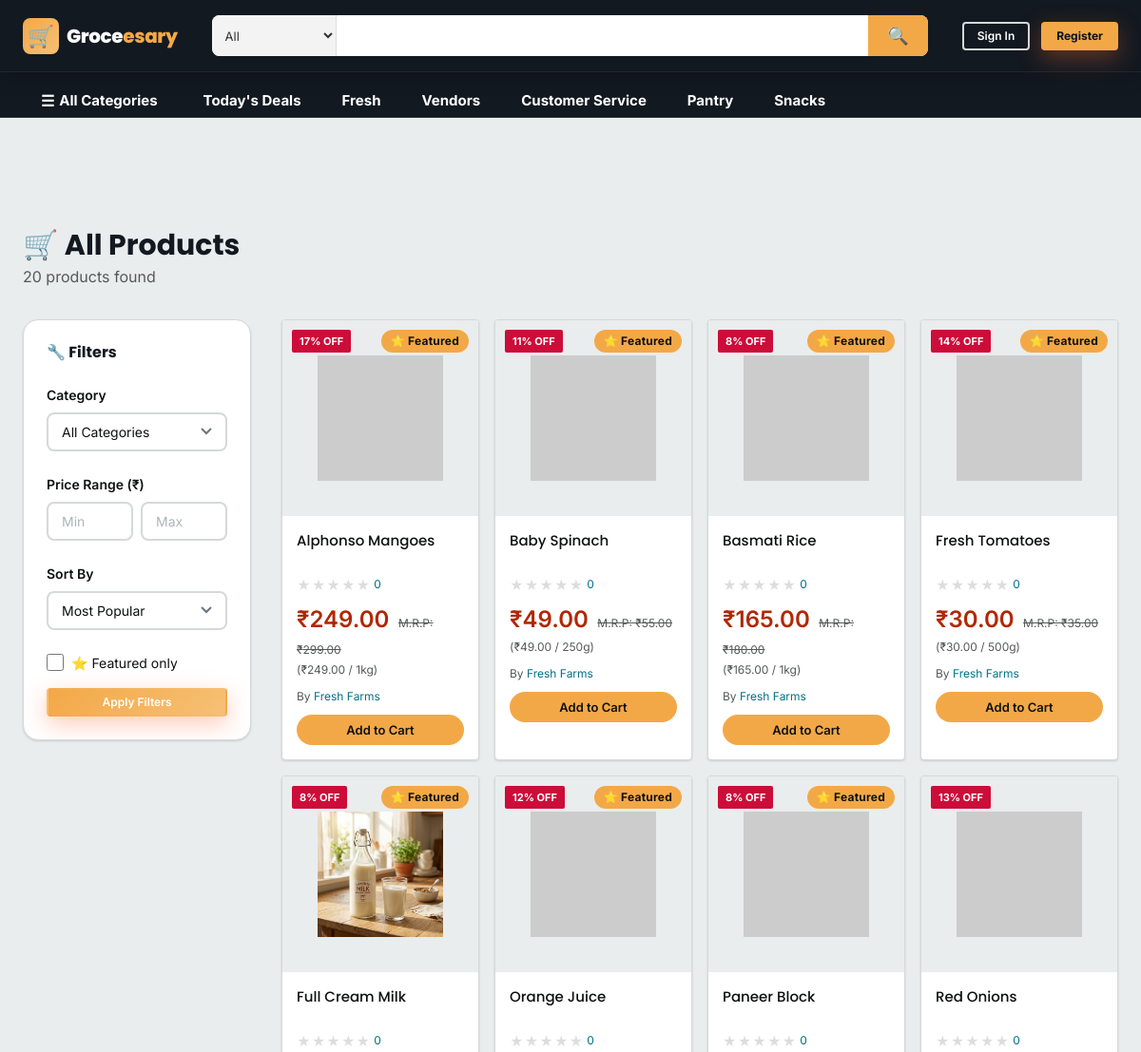
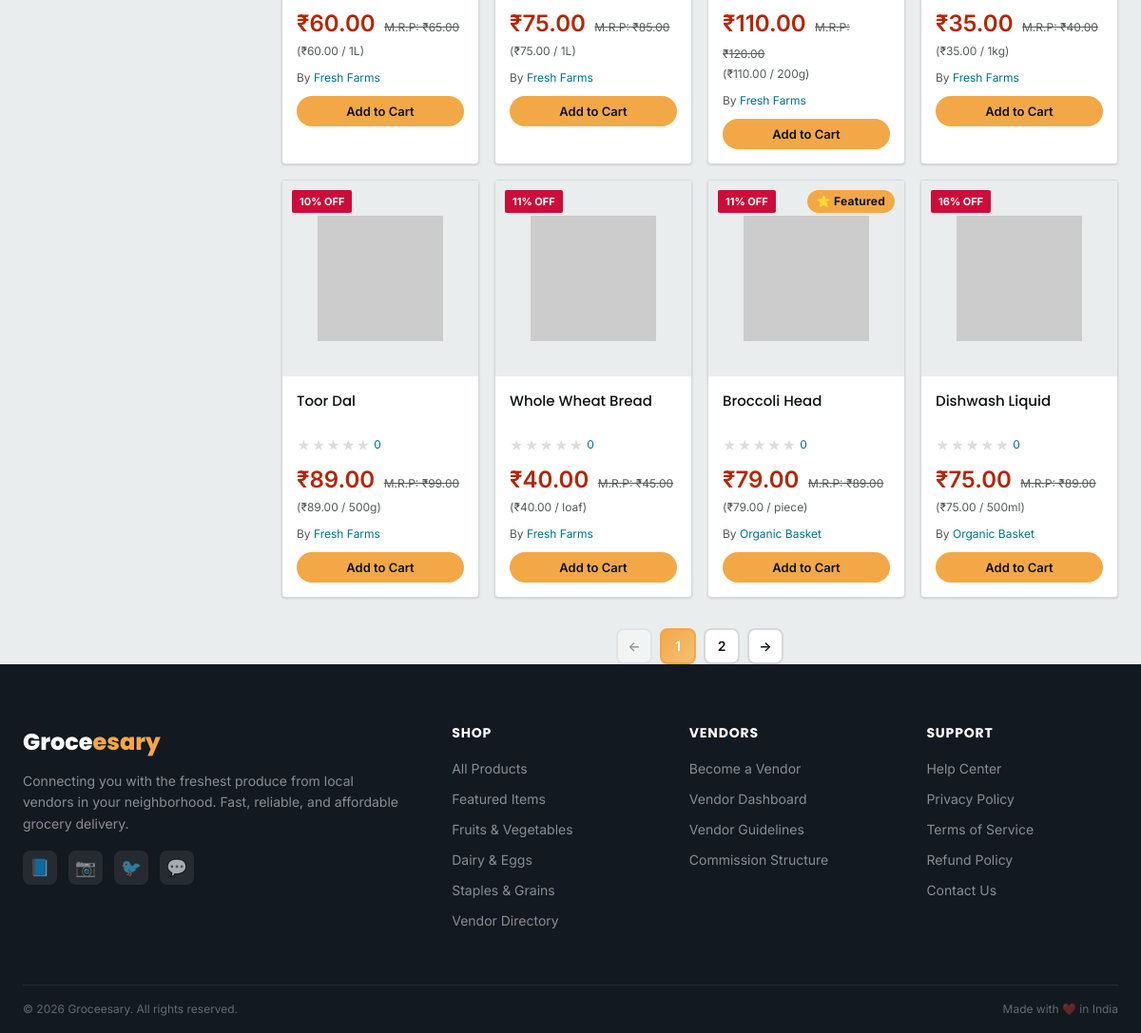
The app's page /pages/customer/browse.php with its own data (2 pictures, top to bottom).
### tables this page shows
CREATE TABLE IF NOT EXISTS `products` (
  `id`             INT UNSIGNED AUTO_INCREMENT PRIMARY KEY,
  `vendor_id`      INT UNSIGNED NOT NULL,
  `category_id`    INT UNSIGNED NOT NULL,
  `name`           VARCHAR(200) NOT NULL,
  `slug`           VARCHAR(220) NOT NULL,
  `description`    TEXT,
  `price`          DECIMAL(10,2) NOT NULL,
  `discount_price` DECIMAL(10,2) DEFAULT NULL,
  `unit`           VARCHAR(30) DEFAULT 'piece',
  `stock`          INT NOT NULL DEFAULT 0,
  `images`         JSON DEFAULT NULL,
  `is_active`      TINYINT(1) NOT NULL DEFAULT 1,
  `is_featured`    TINYINT(1) NOT NULL DEFAULT 0,
  `is_flagged`     TINYINT(1) NOT NULL DEFAULT 0,
  `views`          INT UNSIGNED NOT NULL DEFAULT 0,
  `avg_rating`     DECIMAL(3,2) NOT NULL DEFAULT 0.00,
  `total_reviews`  INT UNSIGNED NOT NULL DEFAULT 0,
  `weight`         DECIMAL(8,3) DEFAULT NULL,
  `tags`           VARCHAR(500) DEFAULT NULL,
  `created_at`     DATETIME NOT NULL DEFAULT CURRENT_TIMESTAMP,
  `updated_at`     DATETIME NOT NULL DEFAULT CURRENT_TIMESTAMP ON UPDATE CURRENT_TIMESTAMP,
  FOREIGN KEY (`vendor_id`) REFERENCES `vendors`(`id`) ON DELETE CASCADE,
  FOREIGN KEY (`category_id`) REFERENCES `categories`(`id`) ON DELETE RESTRICT,
  UNIQUE KEY `uniq_vendor_slug` (`vendor_id`, `slug`),
  INDEX `idx_category` (`category_id`),
  INDEX `idx_is_active` (`is_active`),
  INDEX `idx_is_featured` (`is_featured`),
  FULLTEXT INDEX `ft_search` (`name`, `description`, `tags`)
);

CREATE TABLE IF NOT EXISTS `vendors` (
  `id`                  INT UNSIGNED AUTO_INCREMENT PRIMARY KEY,
  `user_id`             INT UNSIGNED NOT NULL UNIQUE,
  `shop_name`           VARCHAR(150) NOT NULL,
  `shop_description`    TEXT,
  `shop_address`        TEXT,
  `city`                VARCHAR(100),
  `state`               VARCHAR(100),
  `pincode`             VARCHAR(10),
  `shop_logo`           VARCHAR(255) DEFAULT NULL,
  `shop_banner`         VARCHAR(255) DEFAULT NULL,
  `aadhar_no`           VARCHAR(20) DEFAULT NULL,
  `pan_no`              VARCHAR(20) DEFAULT NULL,
  `bank_account`        VARCHAR(30) DEFAULT NULL,
  `bank_ifsc`           VARCHAR(15) DEFAULT NULL,
  `bank_name`           VARCHAR(100) DEFAULT NULL,
  `aadhar_doc`          VARCHAR(255) DEFAULT NULL,
  `pan_doc`             VARCHAR(255) DEFAULT NULL,
  `verification_status` ENUM('pending','approved','rejected','suspended') NOT NULL DEFAULT 'pending',
  `kyc_status`          ENUM('pending','submitted','approved','rejected') NOT NULL DEFAULT 'pending',
  `kyc_notes`           TEXT DEFAULT NULL,
  `commission_rate`     DECIMAL(5,2) NOT NULL DEFAULT 10.00,
  `total_sales`         DECIMAL(12,2) NOT NULL DEFAULT 0.00,
  `avg_rating`          DECIMAL(3,2) NOT NULL DEFAULT 0.00,
  `total_reviews`       INT UNSIGNED NOT NULL DEFAULT 0,
  `delivery_time`       VARCHAR(50) DEFAULT '30-60 min',
  `min_order_amount`    DECIMAL(10,2) NOT NULL DEFAULT 0.00,
  `created_at`          DATETIME NOT NULL DEFAULT CURRENT_TIMESTAMP,
  `updated_at`          DATETIME NOT NULL DEFAULT CURRENT_TIMESTAMP ON UPDATE CURRENT_TIMESTAMP,
  FOREIGN KEY (`user_id`) REFERENCES `users`(`id`) ON DELETE CASCADE,
  INDEX `idx_verification` (`verification_status`),
  INDEX `idx_city` (`city`)
);

### config/database.php (called while the page is built, shortened)
<?php
class Database {
    private static ?Database $instance = null;
    private ?PDO $conn = null;
    private function __construct() {
        try {
            if (defined('DB_TYPE') && DB_TYPE === 'sqlite') {
                $dbPath = defined('DB_PATH') ? DB_PATH : __DIR__ . '/../database/groceesary.sqlite';
                $dbDir = dirname($dbPath);
                if (!is_dir($dbDir)) @mkdir($dbDir, 0777, true);
                $this->conn = new PDO("sqlite:$dbPath");
                $this->conn->setAttribute(PDO::ATTR_ERRMODE, PDO::ERRMODE_EXCEPTION);
            } else {
                $dsn = "mysql:host=" . DB_HOST . ";dbname=" . DB_NAME . ";charset=" . DB_CHARSET;
                $this->conn = new PDO($dsn, DB_USER, DB_PASSWORD, [
                    PDO::ATTR_ERRMODE => PDO::ERRMODE_EXCEPTION,
                    PDO::ATTR_DEFAULT_FETCH_MODE => PDO::FETCH_ASSOC,
                    PDO::ATTR_EMULATE_PREPARES => false,
                ]);
            }
        } catch (PDOException $e) {
            if (defined('DEBUG_MODE') && DEBUG_MODE) {
                die('<h3>DB Connection Error: ' . $e->getMessage() . '</h3>');
            }
            die('Service temporarily unavailable.');
        }
    }
    public static function getInstance(): Database {
        if (self::$instance === null) {
            self::$instance = new Database();
        }
        return self::$instance;
    }
    public function query(string $sql): array {
        try {
            $stmt = $this->conn->query($sql);
            return $stmt->fetchAll(PDO::FETCH_ASSOC);
        } catch (PDOException $e) {
            $this->logError($e->getMessage(), $sql);
            return [];
        }
    }
    public function queryOne(string $sql): ?array {
        $rows = $this->query($sql);
        return $rows[0] ?? null;
    }
}
?>

### templates/components/product_card.php (the view, shortened to what this page needs)
<?php
$base = BASE_URL;
$pid = (int) $product['id'];
$name = htmlspecialchars($product['name']);
$price = (float) $product['price'];
$discount = !empty($product['discount_price']) ? (float) $product['discount_price'] : null;
$display_price = $discount ?? $price;
$saving = $discount ? round((($price - $discount) / $price) * 100) : 0;
$rating = (float) ($product['avg_rating'] ?? 0);
$reviews = (int) ($product['total_reviews'] ?? 0);
$unit = htmlspecialchars($product['unit'] ?? 'piece');
$stock = (int) ($product['stock'] ?? 0);
$is_out = $stock <= 0;
$images = json_decode($product['images'] ?? '[]', true);
$thumb = !empty($images[0]) ? $base . '/' . $images[0] : 'https://placehold.co/280x280/f0f0f0/999?text=Product+Image';
if ($product['slug'] === 'fresh-tomatoes') $thumb = $base . '/assets/images/products/tomatoes.png';
if ($product['slug'] === 'full-cream-milk') $thumb = $base . '/assets/images/products/milk.png';
$slug_link = $base . '/pages/customer/product_detail.php?id=' . $pid;
?>
<div class="product-card card" id="product-card-<?= $pid ?>" style="border-radius:4px;border:1px solid var(--color-border);overflow:hidden;position:relative">
  <a href="<?= $slug_link ?>" class="product-img-wrap" style="position:relative;padding:15px">
    <img src="<?= $thumb ?>" alt="<?= $name ?>" class="card-img product-thumb"
      onerror="this.src='https://placehold.co/280x280/f0f0f0/999?text=Image'" loading="lazy" style="max-height:100%;max-width:100%;object-fit:contain">
    <?php if ($saving > 0): ?>
      <span class="deal-badge" style="position:absolute;top:10px;left:10px;margin:0;border-radius:2px"><?= $saving ?>% OFF</span>
    <?php endif; ?>
    <?php if (!empty($product['is_featured'])): ?>
      <span class="badge badge-warning" style="position:absolute;top:10px;right:10px;background:var(--color-primary);color:#0f1111;font-weight:700">⭐ Featured</span>
    <?php endif; ?>
  </a>
  <div class="card-body" style="padding:15px">
    <a href="<?= $slug_link ?>" style="text-decoration:none">
      <h3 class="card-title" style="font-size:15px;line-height:1.4;margin-bottom:5px;font-weight:500;color:#0f1111;display:-webkit-box;-webkit-line-clamp:2;-webkit-box-orient:vertical;overflow:hidden;text-overflow:ellipsis;min-height:42px">
        <?= $name ?>
      </h3>
    </a>
    <div class="flex items-center gap-1 mb-2">
      <div class="stars" style="color:#ffa41c">
        <?php for ($i = 1; $i <= 5; $i++): ?>
          <span class="<?= $i <= round($rating) ? '' : 'star-empty' ?>" style="<?= $i > round($rating) ? 'color:#ddd' : '' ?>">★</span>
        <?php endfor; ?>
      </div>
      <span class="text-xs" style="color:#007185"><?= $reviews ?></span>
    </div>
    <div style="margin-bottom:10px">
      <span style="font-size:24px;font-weight:600;color:#B12704">₹<?= number_format($display_price, 2) ?></span>
      <?php if ($discount): ?>
        <span class="text-xs" style="color:#565959;text-decoration:line-through;margin-left:5px">M.R.P: ₹<?= number_format($price, 2) ?></span>
      <?php endif; ?>
      <div style="font-size:12px;color:#565959;margin-top:2px">(₹<?= number_format($display_price, 2) ?> / <?= $unit ?>)</div>
    </div>
    <?php if (!empty($product['shop_name'])): ?>
      <div style="font-size:12px;color:#565959;margin-bottom:10px">By <span style="color:#007185"><?= htmlspecialchars($product['shop_name']) ?></span></div>
    <?php endif; ?>
    <?php if (!$is_out): ?>
      <div class="inline-cart-add">
        <button class="inline-add-btn" data-add-cart="<?= $pid ?>" id="add-cart-<?= $pid ?>">Add to Cart</button>
      </div>
    <?php else: ?>
       <div class="inline-cart-add" style="visibility:hidden">
         <button class="inline-add-btn">Add to Cart</button>
       </div>
    <?php endif; ?>
  </div>
</div>

### pages/customer/browse.php (shortened to what this page needs)
<?php
require_once '../../config/database.php';
$db = Database::getInstance();
$q          = trim($_GET['q']        ?? '');
$cat_id     = (int)($_GET['category'] ?? 0);
$sort       = $_GET['sort']           ?? 'popular';
$min_price  = (float)($_GET['min_price'] ?? 0);
$max_price  = (float)($_GET['max_price'] ?? 0);
$featured   = isset($_GET['featured']) ? 1 : 0;
$page       = max(1, (int)($_GET['page'] ?? 1));
$per_page   = ITEMS_PER_PAGE;
$offset     = ($page - 1) * $per_page;
$where = "p.is_active=1 AND v.verification_status='approved'";
$types = ''; $params = [];
$order_map = ['popular'=>'p.views DESC','newest'=>'p.created_at DESC','price_asc'=>'COALESCE(p.discount_price,p.price) ASC','price_desc'=>'COALESCE(p.discount_price,p.price) DESC','rating'=>'p.avg_rating DESC'];
$order_sql = $order_map[$sort] ?? 'p.views DESC';
$sql_base = "FROM products p JOIN vendors v ON v.id=p.vendor_id JOIN categories c ON c.id=p.category_id WHERE $where";
if ($types) {
    $count_row = $db->prepareOne("SELECT COUNT(*) AS cnt $sql_base", $types, ...$params);
} else {
    $count_row = $db->queryOne("SELECT COUNT(*) AS cnt $sql_base");
}
$total_count = (int)($count_row['cnt'] ?? 0);
$select = "SELECT p.*, v.shop_name, c.name AS category_name $sql_base ORDER BY $order_sql LIMIT $per_page OFFSET $offset";
if ($types) {
    $products = $db->prepare($select, $types, ...$params);
} else {
    $products = $db->query($select);
}
require_once '../../templates/layouts/header.php';
require_once '../../templates/layouts/navbar.php';
?>
<div class="page-content" style="background:var(--color-bg);min-height:100vh">
  <div class="container" style="padding-top:var(--space-7)">
    <div class="flex items-center justify-between mb-6 flex-wrap gap-4">
      <div>
        <h1 style="font-size:var(--text-3xl)">
          <?= $q ? '🔍 Results for "' . htmlspecialchars($q) . '"' : ($cat_id ? '🧺 Browse Products' : '🛒 All Products') ?>
        </h1>
        <p class="text-muted"><?= number_format($total_count) ?> product<?= $total_count != 1 ? 's' : '' ?> found</p>
      </div>
    </div>
    <div style="display:grid;grid-template-columns:240px 1fr;gap:var(--space-6)">
      <aside class="hide-mobile">
        <div class="card p-5" style="position:sticky;top:88px">
          <h3 style="font-size:var(--text-base);margin-bottom:var(--space-5)">🔧 Filters</h3>
          <form method="GET" id="filter-form">
            <div class="form-group">
              <label class="form-label">Category</label>
              <select class="form-control" name="category" onchange="this.form.submit()">
                <option value="">All Categories</option>
              </select>
            </div>
            <div class="form-group">
              <label class="form-label">Price Range (₹)</label>
              <div class="flex gap-2">
                <input type="number" class="form-control" name="min_price" placeholder="Min" value="<?= $min_price ?: '' ?>" min="0">
                <input type="number" class="form-control" name="max_price" placeholder="Max" value="<?= $max_price ?: '' ?>" min="0">
              </div>
            </div>
            <div class="form-group">
              <label class="form-label">Sort By</label>
              <select class="form-control" name="sort" onchange="this.form.submit()">
                <option value="popular"    <?= $sort=='popular'   ?'selected':''?>>Most Popular</option>
              </select>
            </div>
            <div class="form-check mb-4">
              <input type="checkbox" id="featured_filter" name="featured" value="1" <?= $featured?'checked':'' ?> onchange="this.form.submit()">
              <label for="featured_filter" class="text-sm">⭐ Featured only</label>
            </div>
            <button type="submit" class="btn btn-primary btn-full btn-sm">Apply Filters</button>
          </form>
        </div>
      </aside>
      <div>
        <?php if ($products): ?>
          <div class="products-grid">
            <?php foreach ($products as $product): ?>
              <?php include '../../templates/components/product_card.php'; ?>
            <?php endforeach; ?>
          </div>
          <?php
          include '../../templates/components/pagination.php';
          ?>
        <?php endif; ?>
      </div>
    </div>
  </div>
</div>
<?php require_once '../../templates/layouts/footer.php'; ?>

### records on screen
products: saving "17", is_featured "⭐ Featured", name "Alphonso Mangoes", total_reviews "0", discount_price "249.00", price "299.00", unit "1kg", vendor.shop_name "Fresh Farms"
products: saving "11", is_featured "⭐ Featured", name "Baby Spinach", total_reviews "0", discount_price "49.00", price "55.00", unit "250g", vendor.shop_name "Fresh Farms"
products: saving "8", is_featured "⭐ Featured", name "Basmati Rice", total_reviews "0", discount_price "165.00", price "180.00", unit "1kg", vendor.shop_name "Fresh Farms"
products: saving "14", is_featured "⭐ Featured", name "Fresh Tomatoes", total_reviews "0", discount_price "30.00", price "35.00", unit "500g", vendor.shop_name "Fresh Farms"
products: shows a picture, saving "8", is_featured "⭐ Featured", name "Full Cream Milk", total_reviews "0", discount_price "60.00", price "65.00", unit "1L", vendor.shop_name "Fresh Farms"
products: saving "12", is_featured "⭐ Featured", name "Orange Juice", total_reviews "0", discount_price "75.00", price "85.00", unit "1L", vendor.shop_name "Fresh Farms"
products: saving "8", is_featured "⭐ Featured", name "Paneer Block", total_reviews "0", discount_price "110.00", price "120.00", unit "200g", vendor.shop_name "Fresh Farms"
products: saving "13", name "Red Onions", total_reviews "0", discount_price "35.00", price "40.00", unit "1kg", vendor.shop_name "Fresh Farms"
products: saving "10", name "Toor Dal", total_reviews "0", discount_price "89.00", price "99.00", unit "500g", vendor.shop_name "Fresh Farms"
products: saving "11", name "Whole Wheat Bread", total_reviews "0", discount_price "40.00", price "45.00", unit "loaf", vendor.shop_name "Fresh Farms"
products: saving "11", is_featured "⭐ Featured", name "Broccoli Head", total_reviews "0", discount_price "79.00", price "89.00", unit "piece", vendor.shop_name "Organic Basket"
products: saving "16", name "Dishwash Liquid", total_reviews "0", discount_price "75.00", price "89.00", unit "500ml", vendor.shop_name "Organic Basket"

### other values on screen
$total_count "20"
APP_NAME "Groceesary"
